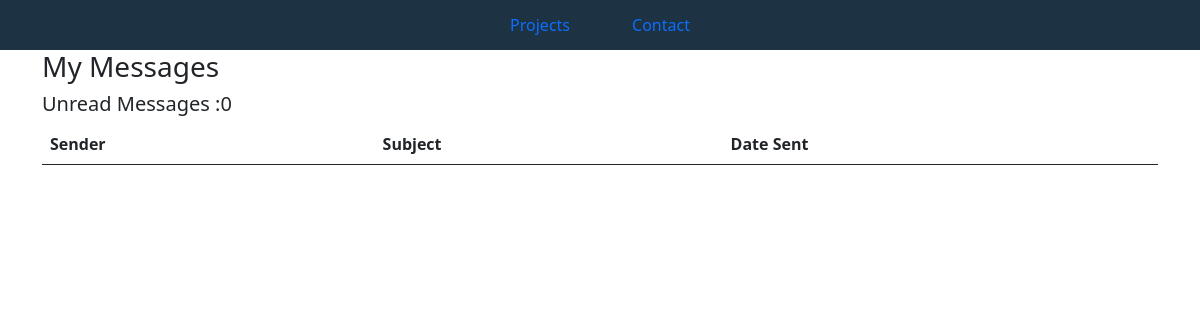
The app's page /inbox/, older data.
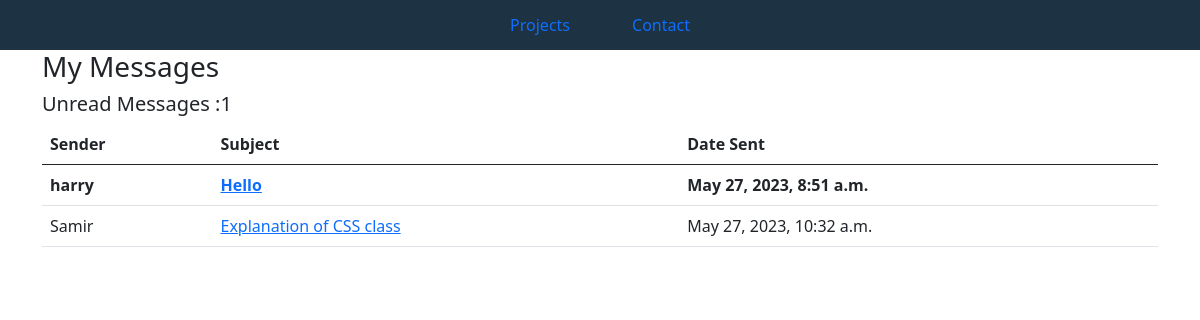
The same page, newer data.
### base/models.py (models this page shows, shortened)
class Message(models.Model):
    name = models.CharField(max_length=200, null = True)
    email = models.CharField(max_length=200, null = True)
    subject = models.CharField(max_length=200, null = True)
    body = models.TextField()
    is_read = models.BooleanField(default  =False)
    created = models.DateTimeField(auto_now_add= True)
    id = models.UUIDField(default = uuid.uuid4,
                          unique = True,
                          primary_key  = True,
                          editable = False)

### base/views.py (the view)
# urls.py: path('inbox/', views.inboxPage, name="inbox"),
def inboxPage(request):
    inbox = Message.objects.all().order_by('is_read')
    unread_emails = Message.objects.filter(is_read = False).count()
    context = { 'inbox' : inbox,
               'unread_emails' : unread_emails
    }
    return render (request, 'base/inbox.html', context)

### base/templates/base/inbox.html
{% extends 'base/main.html' %}
{% load static %}
{% block  content %}
<div class="container">
    <h3> My Messages
    </h3>
    <h5> Unread Messages :{{unread_emails}} </h5>
        <table class = "table">
            <thead>
                <tr>
                    <th>Sender</th>
                    <th>Subject</th>
                    <th>Date Sent</th>
                </tr>
            </thead>
            <tbody>
                {% for message in inbox %}
                {% if message.is_read %}
                <tr>
                    {% else %}
                <tr style ="font-weight : 900;">
                    {% endif %}
                    <td>{{message.name}}</td>
                    <td><a href = {% url 'message' message.id %}>{{message.subject}}</a></td>
                    <td>{{message.created}}</td>
                </tr>
                {% endfor %}
            </tbody>
        </table>
</div>
{% endblock content %}

Row changes from the older to the newer data that the page shows:
added Message: name "harry", subject "Hello", created "May 27, 2023, 8:51 a.m."
added Message: name "Samir", subject "Explanation of CSS class", created "May 27, 2023, 10:32 a.m."
Text that changed along with them:
{{ unread_emails }}: "0" → "1"
